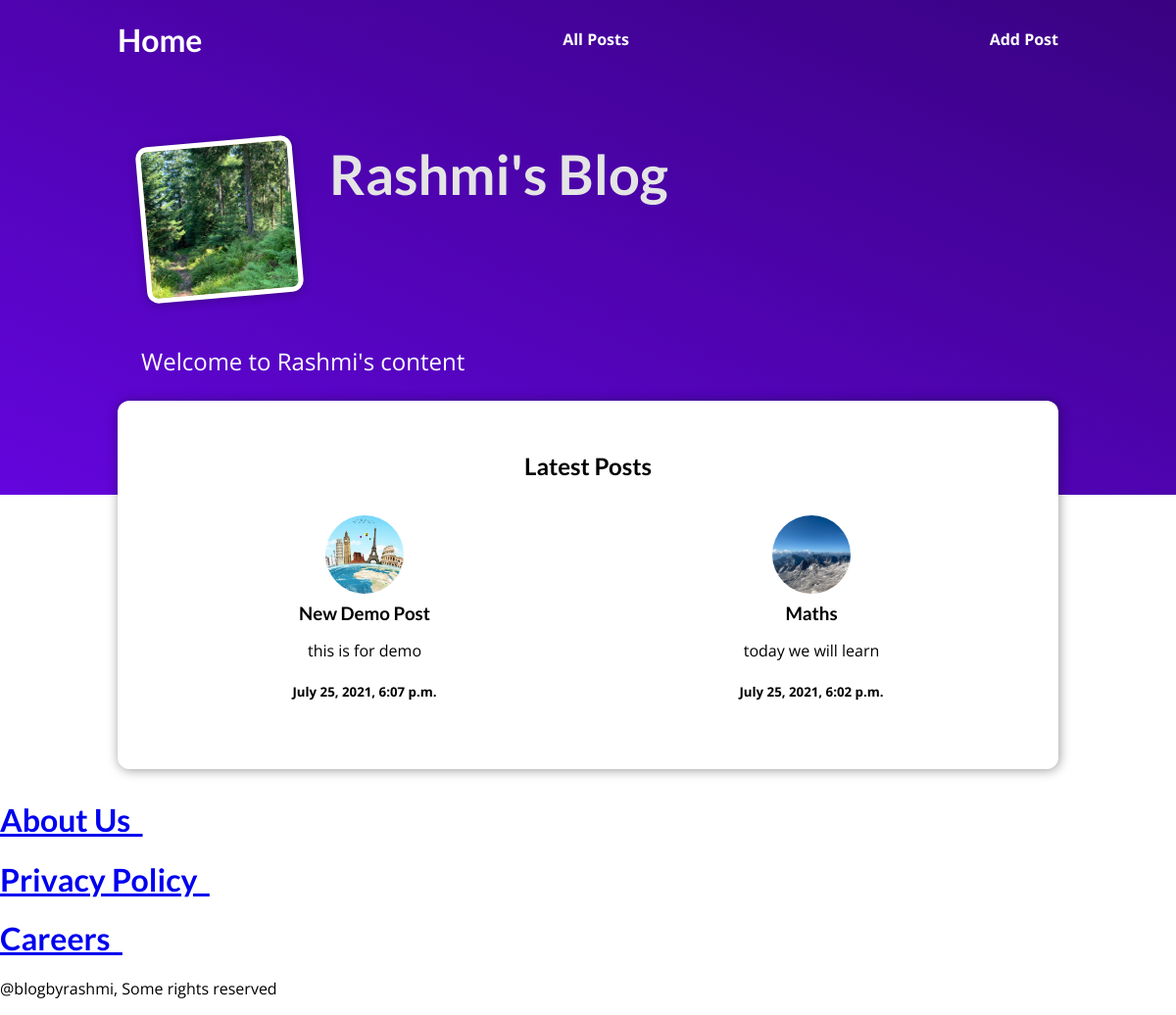
The page / on the database its author committed.
### blog/models.py (models this page shows, shortened)
class Post(models.Model):
    title = models.CharField(max_length=100,default="notitle")
    summary = models.CharField(max_length=100,null=True)
    image = models.CharField(max_length=100,null=True)
    date = models.DateTimeField(auto_now=True)
    slug = models.SlugField(db_index=True, unique=True)  # coz we are searching by slug to enhance the search
    content = models.TextField(validators=[MinLengthValidator(5)],default="lorem50")
    author = models.ForeignKey(Author, on_delete=models.SET_NULL, null=True, related_name='posts')
    tags = models.ManyToManyField(Tag)

### blog/views.py (the view)
# urls.py: path("", views.StartingPageView.as_view(), name="starting-page"),
class StartingPageView(TemplateView):
    template_name = "blog/index.html"
    def get_context_data(self, **kwargs):
        latest = Post.objects.all().order_by('-date') [:2]
        context = super().get_context_data(**kwargs)
        context ["posts"] = latest
        return context

### blog/templates/blog/index.html (shortened to what this page needs)
{% extends 'base.html' %}
{% load static %}
{% block css_files %}
<link rel="stylesheet" href="{% static 'blog/index.css' %}"/>
<link rel="stylesheet" href="{% static 'blog/posts.css' %}" />
{% endblock css_files %}
{% block content %}
<section id="welcome">
    <header>
        <img src="{% static 'blog/images/woods.jpg' %}" alt="name of the blog"/>
        <h2>Rashmi's&nbsp;Blog</h2>
    </header>
    <p>Welcome to Rashmi's content</p>
</section>
<section id="latest-posts">
    <h2>Latest Posts</h2>
    <ul>
        {% for post in posts %}
            {% include 'blog/includes/post_summary.html' with post=post %}
        {% endfor %}
    </ul>
</section>
{% endblock content %}

### blog/templates/blog/includes/post_summary.html
{% load static %}
 <li>
    <article class="post">
    <a href="{% url 'selected-post' slug=post.slug %}">
        <img src="{% static 'blog/images/'|add:post.image %}" alt="{{ post.title }}"/>
        <div class="post__content">
            <h3>{{ post.title|title }}</h3>
            <p>{{ post.summary }}</p>
            <h5>{{ post.date }}</h5>
        </div>
    </a>
    </article>
</li>

### static/app.css (style rules this page uses)
* { box-sizing: border-box; }
html { font-family: 'Open Sans', 'Lato', sans-serif; }
body { margin: 0; }
h1, h2, h3 { font-family: 'Lato', sans-serif; font-weight: bold; }

### blog/static/blog/index.css (style rules this page uses)
#welcome { background: linear-gradient(to right top, #6305dd, #390281); padding: 6rem 12%; }
#welcome header { display: flex; align-items: flex-start; margin: 3rem auto; }
#welcome img { width: 10rem; height: 10rem; object-fit: cover; object-position: top; border: 5px solid white; border-radius: 12px; background-color: #ffe1bf; transform: rotateZ(-5deg); box-shadow: 0 2px 8px rgba(0, 0, 0, 0.25); }
#welcome h2 { font-size: 3.5rem; margin: 0 0 0 2rem; color: #e4e4e4; width: 10rem; }
#welcome p { color: white; font-size: 1.5rem; }
#latest-posts { background-color: white; padding: 2rem; border-radius: 12px; width: 60rem; margin: -6rem auto 2rem auto; box-shadow: 1px 1px 12px rgba(0, 0, 0, 0.4); }
#latest-posts h2 { text-align: center; }
#latest-posts ul { list-style: none; margin: 0; padding: 0; display: flex; gap: 1rem; }
#latest-posts li { flex: 1; }

### blog/static/blog/posts.css (style rules this page uses)
.post { display: flex; flex-direction: column; align-items: center; text-align: center; }
.post a { text-decoration: none; color: black; transition: all 0.2s ease; padding: 1rem; }
.post img { width: 5rem; height: 5rem; object-fit: cover; border-radius: 50%; }
.post h3 { margin: 0.25rem 0; }

### rows shown on the page
Post: image (picture), title "New Demo Post", summary "this is for demo", date "July 25, 2021, 6:07 p.m."
Post: image (picture), title "Maths", summary "today we will learn", date "July 25, 2021, 6:02 p.m."
